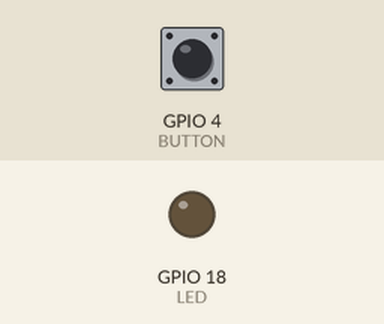
Simulated run of this sketch. Board: ESP32. Shown: output pins drawn as LEDs (lit = HIGH). The test bench sets the inputs (shaded band); at power-on: GPIO 4 (BUTTON) HIGH.

Above: at 2.7 s.
2.8 s: GPIO 4 (BUTTON) pulled LOW for 0.15 s
At 4.2 s:
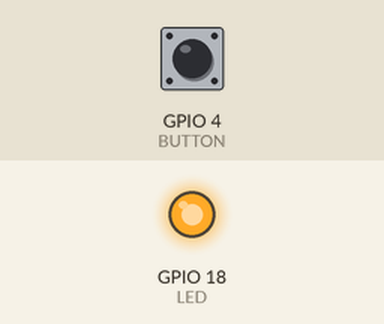
Timing chart, 0 to 6.0 s (numbered marks = the images above; inputs shaded):
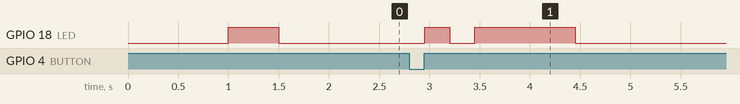

The sketch:

Deep_Sleep_Example.ino
```cpp
#define LED 18  // LED on GPIO4
#define BUTTON 4 // Button on GPIO18

// Sleep mode definitions
#define WAKEUP_GPIO 4
#define BUTTON_PIN_BITMASK(GPIO) (1ULL << GPIO)  // 2 ^ GPIO_NUMBER in hex

int buttonState;
unsigned long clickInterval = 500;
unsigned long lastPressTime = 0;
int clicks = 0;
volatile bool flag = false;


// In this interrupt, which is activated when
// clicking on the button, flag is set to true
void IRAM_ATTR buttonISR() {
  flag = true;

  // CODE FOR RESTARTING WHEN DOUBLE CLICKING (only works 50% of the time though)
  // unsigned long currentTime = millis();

  // if (currentTime - lastPressTime > 50) {  // Debounce (ignore very fast repeats)
  //   if (currentTime - lastPressTime < clickInterval) {  // Check if it's a double-click
  //     clicks++;

  //     if (clicks == 2) {
  //       flag = true;
  //     }
  //   } else {
  //       clicks = 1;  // Reset if too much time passed
  //   }
  //   lastPressTime = currentTime;
  // }
}

void setup() {
  Serial.begin(115200);
  // initialize the LED pin as an output:
  pinMode(LED, OUTPUT);
  // initialize the pushbutton pin as an input:
  pinMode(BUTTON, INPUT_PULLUP);
  attachInterrupt(digitalPinToInterrupt(BUTTON), buttonISR, RISING);
  delay(1000);

  ledOn();
  delay(500);
  ledOff();

  // This enables the esp to be awoken by a GPIO - in this case a button
  esp_deep_sleep_enable_gpio_wakeup(BUTTON_PIN_BITMASK(WAKEUP_GPIO), ESP_GPIO_WAKEUP_GPIO_HIGH);
  gpio_pulldown_en((gpio_num_t)WAKEUP_GPIO);
  gpio_pullup_dis((gpio_num_t)WAKEUP_GPIO);

}

void loop() {
  if (flag == true){
    goToSleep();
  }
}

// Helper functions //

// Will first blink, and then proceed to enter deep sleep mode
void goToSleep(){
  ledOn();
  delay(250);
  ledOff();
  delay(250);
  ledOn();
  delay(1000);
  ledOff();

  // since the wakeup button is the same as "sleep button",
  // we need to wait before the button is not clicked
  while (digitalRead(BUTTON) == HIGH) {
    delay(50);
  }
  Serial.print("Going to sleep...");
  esp_deep_sleep_start();  // Go to deep sleep
}

// short led functions
void ledOn() {
  digitalWrite(LED, HIGH);
}
void ledOff() {
  digitalWrite(LED, LOW);
}
```

Measured:
- after the input at 2.8 s, GPIO 18 (LED): LOW → HIGH after 0.15 s, → LOW 0.25 s later, → HIGH 0.25 s later, → LOW 1.0 s later
